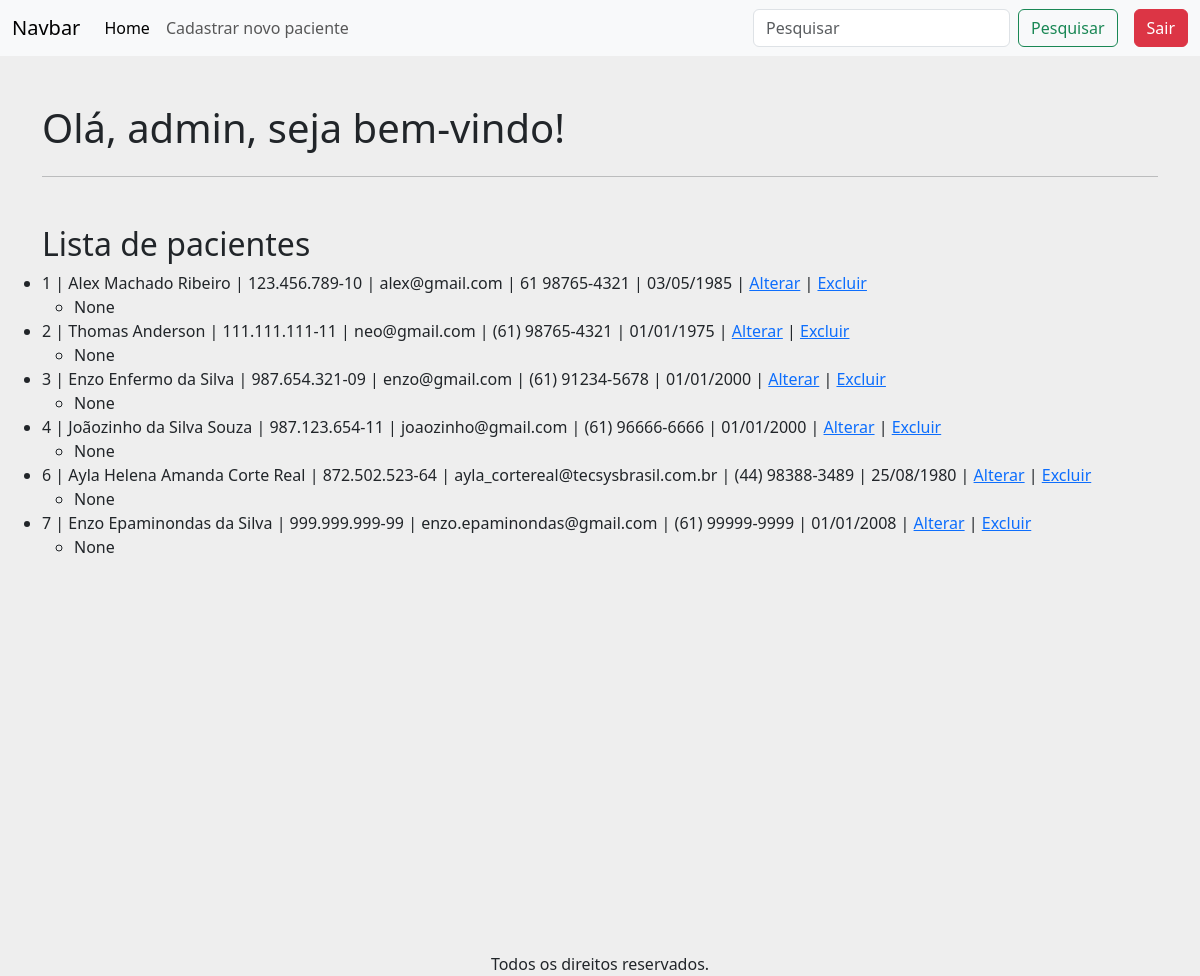
The app's page / (signed in) with its own data.
### apps/crud/models.py (models this page shows, shortened)
class Paciente(models.Model):
    codigo_paciente = models.AutoField(primary_key=True)
    nome = models.CharField(null=False, blank=False)
    cpf = models.CharField(max_length=14, unique=True, null=False, blank=False)
    email = models.EmailField(unique=True, null=False, blank=False)
    telefone = models.CharField(max_length=15, null=False, blank=False)
    data_nascimento = models.DateField(null=False, blank=False)
    sintomas = models.TextField(null=True, blank=True)

### apps/crud/views.py (the view)
# urls.py: path('', views.index, name='index'),
@login_required
def index(request):
    pacientes = Paciente.objects.all()
    return render(request, "index.html", {'pacientes':pacientes})

### apps/crud/templates/index.html (shortened to what this page needs)
{% extends 'base-crud.html' %}
{% block content %}
    <div class="row mt-5">
        <h1>Olá, {{ user.username }}, seja bem-vindo!</h1>
    </div>
    <hr>
    <div class="row mt-5">
        <h2>Lista de pacientes</h2>
        <ul>
            {% for paciente in pacientes %}
                <li>
                    {{ paciente.codigo_paciente }} |
                    {{ paciente.nome }} |
                    {{ paciente.cpf }} |
                    {{ paciente.email }} |
                    {{ paciente.telefone }} |
                    {{ paciente.data_nascimento|date:"d/m/Y" }} |
                    <a href="{% url 'alterar_paciente' paciente.codigo_paciente %}">Alterar</a> |
                    <a href="{% url 'excluir_paciente' paciente.codigo_paciente %}">Excluir</a>
                    <ul>
                        <li>
                            {{ paciente.sintomas }}
                        </li>
                    </ul>
                </li>
            {% empty %}
                <li>Nenhum paciente cadastrado.</li>
            {% endfor %}
        </ul>
    </div>
{% endblock %}

### records on screen
Paciente: codigo_paciente "1", nome "Alex Machado Ribeiro", cpf "123.456.789-10", email "alex@gmail.com", telefone "61 98765-4321", data_nascimento "03/05/1985", sintomas "None"
Paciente: codigo_paciente "2", nome "Thomas Anderson", cpf "111.111.111-11", email "neo@gmail.com", telefone "(61) 98765-4321", data_nascimento "01/01/1975", sintomas "None"
Paciente: codigo_paciente "3", nome "Enzo Enfermo da Silva", cpf "987.654.321-09", email "enzo@gmail.com", telefone "(61) 91234-5678", data_nascimento "01/01/2000", sintomas "None"
Paciente: codigo_paciente "4", nome "Joãozinho da Silva Souza", cpf "987.123.654-11", email "joaozinho@gmail.com", telefone "(61) 96666-6666", data_nascimento "01/01/2000", sintomas "None"
Paciente: codigo_paciente "6", nome "Ayla Helena Amanda Corte Real", cpf "872.502.523-64", email "ayla_cortereal@tecsysbrasil.com.br", telefone "(44) 98388-3489", data_nascimento "25/08/1980", sintomas "None"
Paciente: codigo_paciente "7", nome "Enzo Epaminondas da Silva", cpf "999.999.999-99", email "enzo.epaminondas@gmail.com", telefone "(61) 99999-9999", data_nascimento "01/01/2008", sintomas "None"

### other values on screen
{{ user.username }} "admin"
